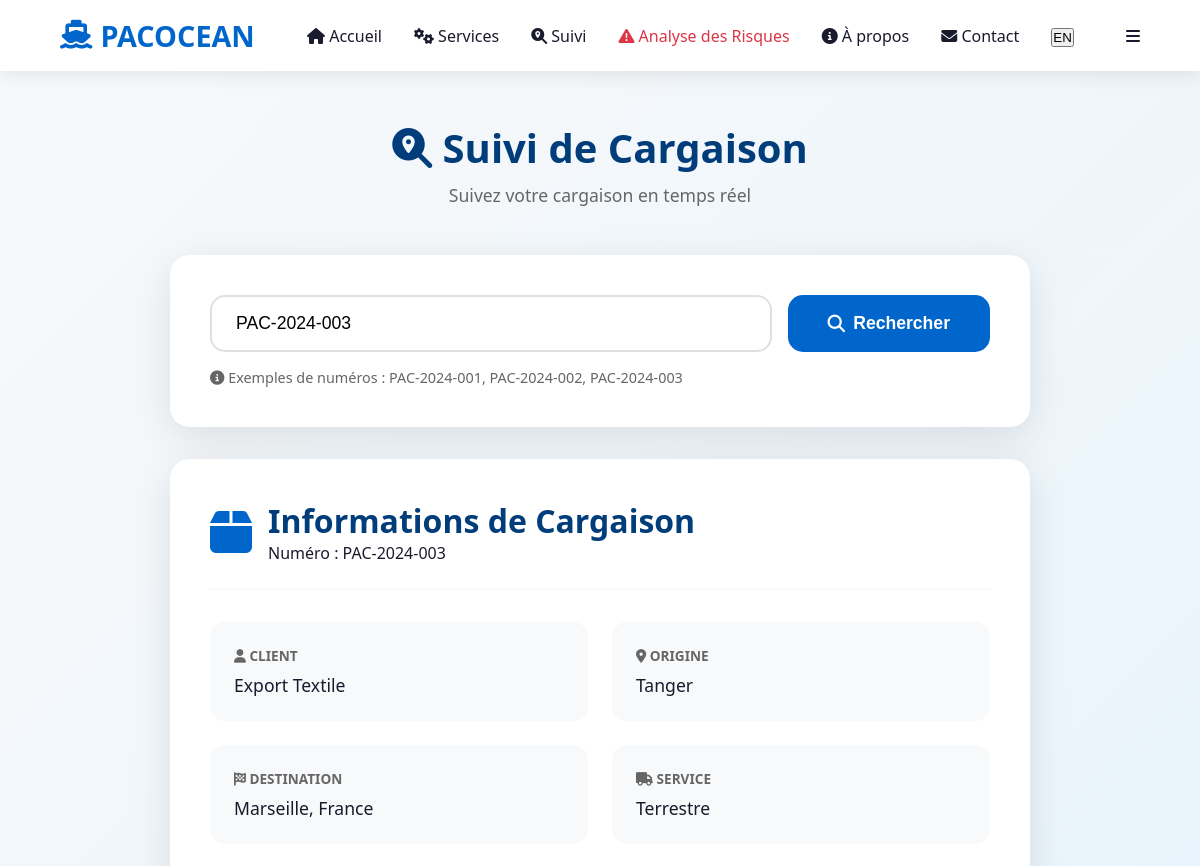
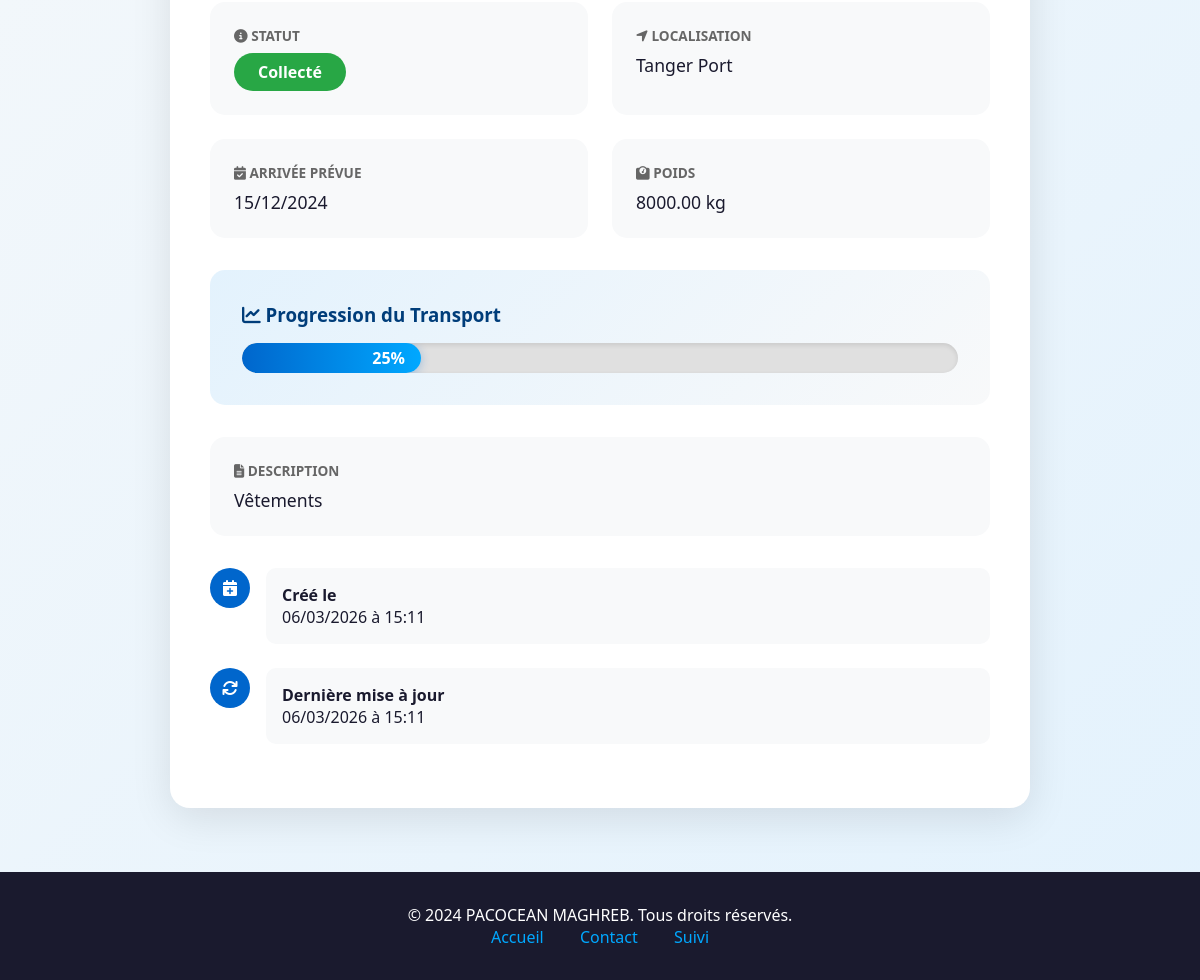
/tracking.php?numero=PAC-2024-003, run on the app's committed database (2 pictures, top to bottom).
### tables this page shows
CREATE TABLE tracking (
    id INT AUTO_INCREMENT PRIMARY KEY,
    numero_suivi VARCHAR(50) NOT NULL,
    nom_client VARCHAR(100) NOT NULL,
    email_client VARCHAR(100) NOT NULL,
    origine VARCHAR(100) NOT NULL,
    destination VARCHAR(100) NOT NULL,
    type_service VARCHAR(50) NOT NULL,
    statut VARCHAR(50) NOT NULL,
    localisation_actuelle VARCHAR(100) NOT NULL,
    date_eta DATE,
    progression INT DEFAULT 0,
    description TEXT,
    poids DECIMAL(10,2),
    valeur DECIMAL(15,2),
    date_creation TIMESTAMP DEFAULT CURRENT_TIMESTAMP,
    date_modification TIMESTAMP DEFAULT CURRENT_TIMESTAMP ON UPDATE CURRENT_TIMESTAMP
);

### tracking.php (the view, shortened to what this page needs)
<?php
$serveur = "localhost";
$utilisateur = "root";
$motdepasse = "";
$basededonnees = "pacocean_db";
$connexion = mysqli_connect($serveur, $utilisateur, $motdepasse, $basededonnees);
$resultat = null;
if (isset($_GET['numero']) && !empty($_GET['numero'])) {
    $numero_suivi = mysqli_real_escape_string($connexion, $_GET['numero']);
    $sql = "SELECT * FROM tracking WHERE numero_suivi = '$numero_suivi'";
    $query = mysqli_query($connexion, $sql);
    if (mysqli_num_rows($query) > 0) {
        $resultat = mysqli_fetch_assoc($query);
    } else {
        $erreur = "Numéro de suivi non trouvé !";
    }
}
?>
<!DOCTYPE html>
<html lang="fr">
<head>
    <link rel="stylesheet" href="https://cdnjs.cloudflare.com/ajax/libs/font-awesome/6.4.0/css/all.min.css">
</head>
<body>
    <nav id="navbar">
    <div class="logo">
        <i class="fas fa-ship"></i>
        <span>PACOCEAN</span>
    </div>
    <ul class="nav-links" id="navLinks">
        <li><a href="#home" data-fr="Accueil" data-en="Home"><i class="fas fa-home"></i> Accueil</a></li>
        <li><a href="#services" data-fr="Services" data-en="Services"><i class="fas fa-cogs"></i> Services</a></li>
        <li><a href="tracking.php" data-fr="Suivi" data-en="Tracking"><i class="fas fa-search-location"></i> Suivi</a></li>
        <li><a href="risk_analysis.php" data-fr="Analyse des Risques" data-en="Risk Analysis" style="color: #dc3545;"><i class="fas fa-exclamation-triangle"></i> Analyse des Risques</a></li>
        <li><a href="#about" data-fr="À propos" data-en="About"><i class="fas fa-info-circle"></i> À propos</a></li>
        <li><a href="contact.php" data-fr="Contact" data-en="Contact"><i class="fas fa-envelope"></i> Contact</a></li>
        <li><button class="lang-switch" onclick="toggleLanguage()">EN</button></li>
    </ul>
    <div class="mobile-menu" onclick="toggleMenu()">
        <i class="fas fa-bars"></i>
    </div>
</nav>
    <div class="container">
        <div class="page-header">
            <h1><i class="fas fa-search-location"></i> Suivi de Cargaison</h1>
            <p>Suivez votre cargaison en temps réel</p>
        </div>
        <div class="search-card">
            <form method="GET" class="search-form">
                <input
                    type="text"
                    name="numero"
                    placeholder="Entrez votre numéro de suivi (ex: PAC-2024-001)"
                    value="<?php echo isset($_GET['numero']) ? htmlspecialchars($_GET['numero']) : ''; ?>"
                    required
                >
                <button type="submit">
                    <i class="fas fa-search"></i>
                    <span>Rechercher</span>
                </button>
            </form>
            <div class="examples">
                <i class="fas fa-info-circle"></i>
                Exemples de numéros : PAC-2024-001, PAC-2024-002, PAC-2024-003
            </div>
        </div>
        <?php if ($resultat): ?>
            <div class="result-card">
                <div class="result-header">
                    <i class="fas fa-box"></i>
                    <div>
                        <h2>Informations de Cargaison</h2>
                        <p>Numéro : <?php echo htmlspecialchars($resultat['numero_suivi']); ?></p>
                    </div>
                </div>
                <div class="info-grid">
                    <div class="info-item">
                        <label><i class="fas fa-user"></i> Client</label>
                        <div class="value"><?php echo htmlspecialchars($resultat['nom_client']); ?></div>
                    </div>
                    <div class="info-item">
                        <label><i class="fas fa-map-marker-alt"></i> Origine</label>
                        <div class="value"><?php echo htmlspecialchars($resultat['origine']); ?></div>
                    </div>
                    <div class="info-item">
                        <label><i class="fas fa-flag-checkered"></i> Destination</label>
                        <div class="value"><?php echo htmlspecialchars($resultat['destination']); ?></div>
                    </div>
                    <div class="info-item">
                        <label><i class="fas fa-truck"></i> Service</label>
                        <div class="value"><?php echo htmlspecialchars($resultat['type_service']); ?></div>
                    </div>
                    <div class="info-item">
                        <label><i class="fas fa-info-circle"></i> Statut</label>
                        <div class="value">
                            <span class="status-badge"><?php echo htmlspecialchars($resultat['statut']); ?></span>
                        </div>
                    </div>
                    <div class="info-item">
                        <label><i class="fas fa-location-arrow"></i> Localisation</label>
                        <div class="value"><?php echo htmlspecialchars($resultat['localisation_actuelle']); ?></div>
                    </div>
                    <?php if ($resultat['date_eta']): ?>
                    <div class="info-item">
                        <label><i class="fas fa-calendar-check"></i> Arrivée Prévue</label>
                        <div class="value"><?php echo date('d/m/Y', strtotime($resultat['date_eta'])); ?></div>
                    </div>
                    <?php endif; ?>
                    <?php if ($resultat['poids']): ?>
                    <div class="info-item">
                        <label><i class="fas fa-weight"></i> Poids</label>
                        <div class="value"><?php echo htmlspecialchars($resultat['poids']); ?> kg</div>
                    </div>
                    <?php endif; ?>
                </div>
                <div class="progress-section">
                    <h3><i class="fas fa-chart-line"></i> Progression du Transport</h3>
                    <div class="progress-bar">
                        <div class="progress-fill" style="width: <?php echo $resultat['progression']; ?>%">
                            <?php echo $resultat['progression']; ?>%
                        </div>
                    </div>
                </div>
                <?php if ($resultat['description']): ?>
                <div class="info-item" style="grid-column: 1 / -1;">
                    <label><i class="fas fa-file-alt"></i> Description</label>
                    <div class="value"><?php echo nl2br(htmlspecialchars($resultat['description'])); ?></div>
                </div>
                <?php endif; ?>
                <div class="timeline">
                    <div class="timeline-item">
                        <div class="timeline-icon"><i class="fas fa-calendar-plus"></i></div>
                        <div class="timeline-content">
                            <strong>Créé le</strong><br>
                            <?php echo date('d/m/Y à H:i', strtotime($resultat['date_creation'])); ?>
                        </div>
                    </div>
                    <div class="timeline-item">
                        <div class="timeline-icon"><i class="fas fa-sync"></i></div>
                        <div class="timeline-content">
                            <strong>Dernière mise à jour</strong><br>
                            <?php echo date('d/m/Y à H:i', strtotime($resultat['date_modification'])); ?>
                        </div>
                    </div>
                </div>
            </div>
        <?php endif; ?>
    </div>
    <footer>
        <p>&copy; 2024 PACOCEAN MAGHREB. Tous droits réservés.</p>
        <div>
            <a href="index.php">Accueil</a>
            <a href="contact.php">Contact</a>
            <a href="tracking.php">Suivi</a>
        </div>
    </footer>
</body>
</html>

### tracking.php (style rules this page uses)
* { margin: 0; padding: 0; box-sizing: border-box; }
:root { --primary: #0066cc; --secondary: #003d7a; --accent: #00a8ff; --dark: #1a1a2e; --light: #f8f9fa; --white: #ffffff; --success: #28a745; --danger: #dc3545; }
body { font-family: 'Segoe UI', Tahoma, Geneva, Verdana, sans-serif; background: linear-gradient(135deg, var(--light) 0%, #e3f2fd 100%); color: var(--dark); min-height: 100vh; }
nav { position: fixed; top: 0; width: 100%; background: rgba(255, 255, 255, 0.95); backdrop-filter: blur(10px); padding: 1rem 5%; display: flex; justify-content: space-between; align-items: center; z-index: 1000; box-shadow: 0 2px 20px rgba(0,0,0,0.1); }
.logo { font-size: 1.8rem; font-weight: bold; color: var(--primary); display: flex; align-items: center; gap: 0.5rem; text-decoration: none; }
.nav-links { display: flex; gap: 2rem; list-style: none; align-items: center; }
.nav-links a { text-decoration: none; color: var(--dark); font-weight: 500; transition: color 0.3s; }
.container { max-width: 900px; margin: 120px auto 60px; padding: 0 20px; }
.page-header { text-align: center; margin-bottom: 3rem; animation: fadeInDown 0.8s ease; }
.page-header h1 { font-size: 2.5rem; color: var(--secondary); margin-bottom: 0.5rem; }
.page-header p { font-size: 1.1rem; color: #666; }
.search-card { background: white; padding: 2.5rem; border-radius: 20px; box-shadow: 0 10px 40px rgba(0,0,0,0.1); margin-bottom: 2rem; animation: fadeInUp 0.8s ease; }
.search-form { display: flex; gap: 1rem; flex-wrap: wrap; }
.search-form input { flex: 1; min-width: 250px; padding: 1rem 1.5rem; border: 2px solid #e0e0e0; border-radius: 15px; font-size: 1.1rem; transition: all 0.3s; }
.search-form button { padding: 1rem 2.5rem; background: var(--primary); color: white; border: none; border-radius: 15px; font-size: 1.1rem; font-weight: 600; cursor: pointer; transition: all 0.3s; display: flex; align-items: center; gap: 0.5rem; }
.examples { margin-top: 1rem; font-size: 0.9rem; color: #666; }
.result-card { background: white; padding: 2.5rem; border-radius: 20px; box-shadow: 0 10px 40px rgba(0,0,0,0.1); animation: fadeInUp 0.8s ease; }
.result-header { display: flex; align-items: center; gap: 1rem; margin-bottom: 2rem; padding-bottom: 1.5rem; border-bottom: 2px solid var(--light); }
.result-header i { font-size: 3rem; color: var(--primary); }
.result-header h2 { font-size: 2rem; color: var(--secondary); }
.info-grid { display: grid; grid-template-columns: repeat(auto-fit, minmax(250px, 1fr)); gap: 1.5rem; margin-bottom: 2rem; }
.info-item { background: var(--light); padding: 1.5rem; border-radius: 15px; transition: all 0.3s; }
.info-item label { display: block; font-size: 0.85rem; color: #666; margin-bottom: 0.5rem; text-transform: uppercase; font-weight: 600; }
.info-item .value { font-size: 1.1rem; color: var(--dark); font-weight: 500; }
.status-badge { display: inline-block; padding: 0.5rem 1.5rem; background: var(--success); color: white; border-radius: 20px; font-weight: 600; font-size: 1rem; }
.progress-section { margin: 2rem 0; padding: 2rem; background: linear-gradient(135deg, #e3f2fd 0%, var(--light) 100%); border-radius: 15px; }
.progress-section h3 { margin-bottom: 1rem; color: var(--secondary); }
.progress-bar { background: #e0e0e0; height: 30px; border-radius: 15px; overflow: hidden; position: relative; box-shadow: inset 0 2px 5px rgba(0,0,0,0.1); }
.progress-fill { height: 100%; background: linear-gradient(90deg, var(--primary), var(--accent)); border-radius: 15px; display: flex; align-items: center; justify-content: flex-end; padding-right: 1rem; color: white; font-weight: 600; transition: width 1s ease; box-shadow: 0 2px 10px rgba(0, 102, 204, 0.3); }
.timeline { margin-top: 2rem; }
.timeline-item { display: flex; gap: 1rem; margin-bottom: 1.5rem; }
.timeline-icon { width: 40px; height: 40px; background: var(--primary); border-radius: 50%; display: flex; align-items: center; justify-content: center; color: white; flex-shrink: 0; }
.timeline-content { flex: 1; padding: 1rem; background: var(--light); border-radius: 10px; }
footer { background: var(--dark); color: white; padding: 2rem 5%; text-align: center; margin-top: 4rem; }
footer a { color: var(--accent); text-decoration: none; margin: 0 1rem; }

### data on the page
tracking: numero_suivi "PAC-2024-003", nom_client "Export Textile", origine "Tanger", destination "Marseille, France", type_service "Terrestre", statut "Collecté", localisation_actuelle "Tanger Port", date_eta "15/12/2024", poids "8000.00", progression "25", description "Vêtements", date_creation "06/03/2026 à 15:11", date_modification "06/03/2026 à 15:11"
